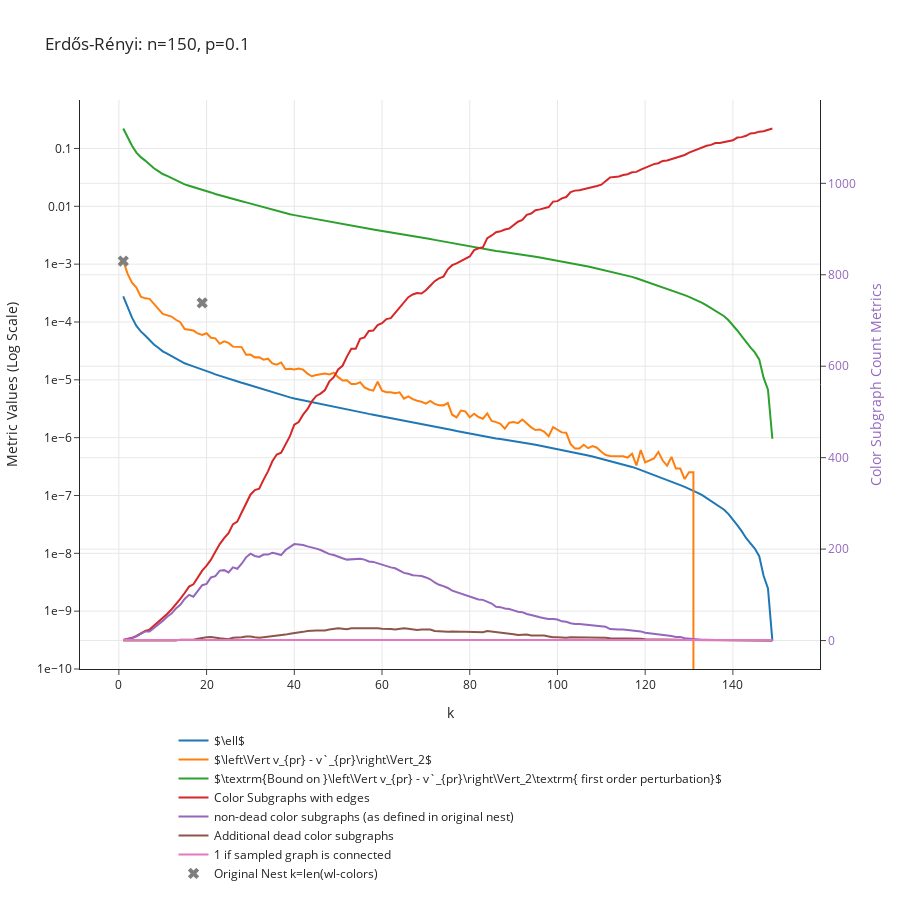

Here is the notebook cell this chart was saved with:
### Code cell
p = 0.1
n = 150
G = nx.erdos_renyi_graph(n, p)
data_dict = get_convergence_data_of_nest(G, min_cluster_size = 1, max_k = 150)
plot_convergence_data(data_dict, f"Erdős-Rényi: n={n}, p={p}")

### Figure 1 — Plotly figure (JSON) as saved in the notebook; plotly's stock layout.template omitted (floating-point values rounded to 4 significant figures; data arrays with more than 128 entries replaced by an {"elided": "..."} marker saying what was removed)
{"data": [{"mode": "lines", "name": "$\\ell$", "type": "scatter", "x": {"elided": "149 int values"}, "y": {"elided": "149 float values"}}, {"mode": "lines", "name": "$\\left\\Vert v_{pr} - v`_{pr}\\right\\Vert_2$", "type": "scatter", "x": {"elided": "149 int values"}, "y": {"elided": "149 float values"}}, {"mode": "lines", "name": "$\\textrm{Bound on }\\left\\Vert v_{pr} - v`_{pr}\\right\\Vert_2\\textrm{ first order perturbation}$", "type": "scatter", "x": {"elided": "149 int values"}, "y": {"elided": "149 float values"}}, {"mode": "lines", "name": "Color Subgraphs with edges", "type": "scatter", "x": {"elided": "149 int values"}, "y": {"elided": "149 int values"}, "yaxis": "y2"}, {"mode": "lines", "name": "non-dead color subgraphs (as defined in original nest)", "type": "scatter", "x": {"elided": "149 int values"}, "y": {"elided": "149 int values"}, "yaxis": "y2"}, {"mode": "lines", "name": "Additional dead color subgraphs", "type": "scatter", "x": {"elided": "149 int values"}, "y": {"elided": "149 int values"}, "yaxis": "y2"}, {"mode": "lines", "name": "1 if sampled graph is connected", "type": "scatter", "x": {"elided": "149 int values"}, "y": {"elided": "149 int values"}, "yaxis": "y2"}, {"marker": {"size": 10, "symbol": "x"}, "mode": "markers", "name": "Original Nest k=len(wl-colors)", "type": "scatter", "x": [1, 19, 150], "y": [0.001131, 0.0002139, 0]}], "layout": {"height": 900, "hovermode": "closest", "legend": {"orientation": "h", "x": 0.5, "xanchor": "center", "y": -0.1, "yanchor": "top"}, "title": {"text": "Erdős-Rényi: n=150, p=0.1"}, "xaxis": {"title": {"text": "k"}}, "yaxis": {"exponentformat": "e", "title": {"text": "Metric Values (Log Scale)"}, "type": "log"}, "yaxis2": {"overlaying": "y", "side": "right", "tickfont": {"color": "rgba(148, 103, 189, 1)"}, "title": {"font": {"color": "rgba(148, 103, 189, 1)"}, "text": "Color Subgraph Count Metrics"}, "type": "linear"}}}
